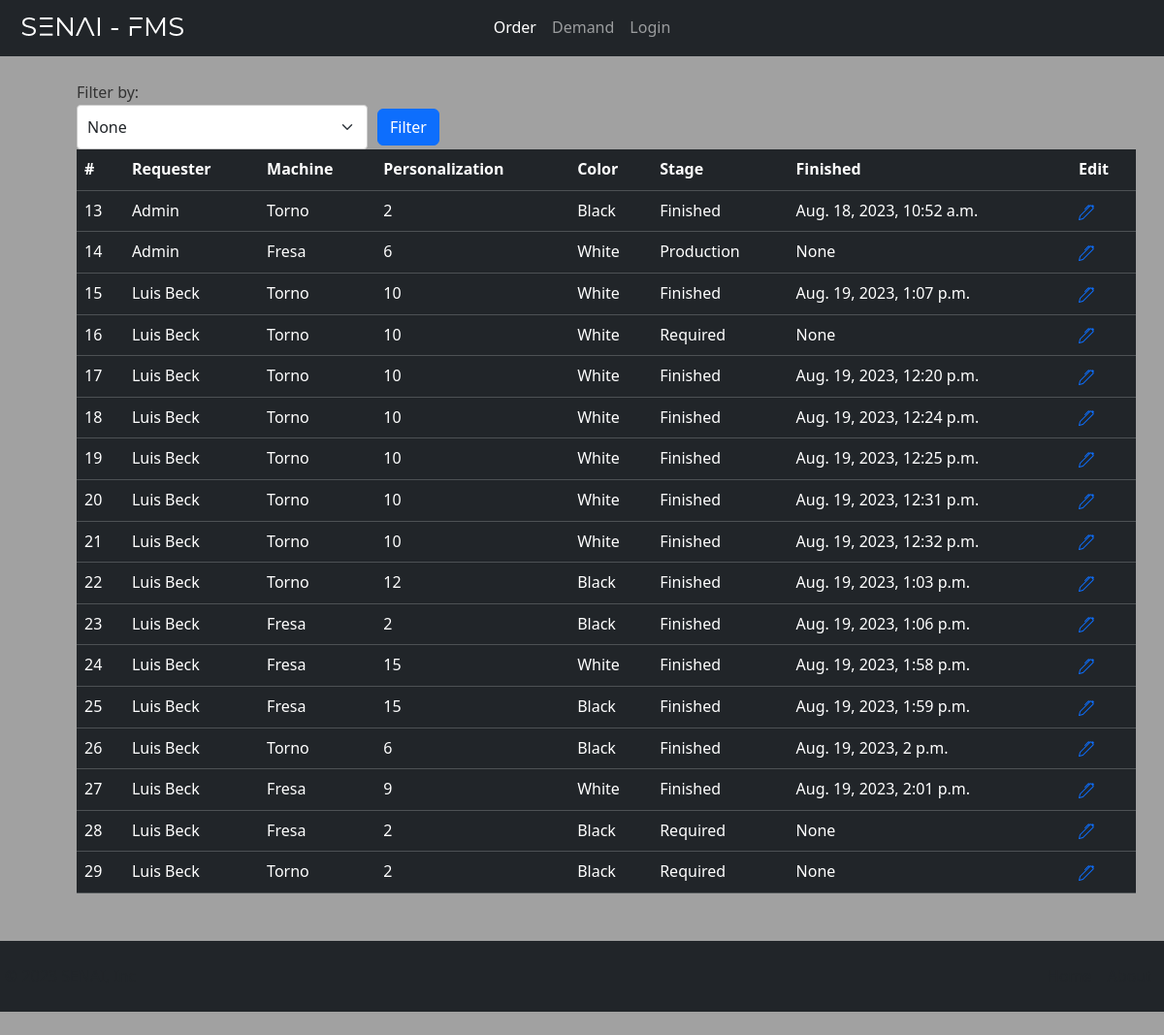
/demand/ (signed in), run on the app's committed database.
### core/models.py (models this page shows, shortened)
class Base(models.Model):
    create = models.DateTimeField(auto_now_add=True)
    modify = models.DateTimeField(auto_now_add=True)
    active = models.BooleanField(default=True)
    class Meta:
        abstract = True

class Order(Base):
    requester = models.ForeignKey(User, on_delete=models.SET('unknown'))
    machine = models.ForeignKey(Machine, on_delete=models.SET('unknown'))
    personalization = models.IntegerField()
    color = models.ForeignKey(Color, on_delete=models.SET('unknown'))
    STAGE_CHOICE = (('Required','Required'), ('Production','Production'), ('Finished','Finished'))
    stage = models.CharField(max_length=15, choices=STAGE_CHOICE, default=STAGE_CHOICE[0])
    finished = models.DateTimeField(blank=True, null=True)
    class Meta:
        verbose_name = 'Order'
        verbose_name_plural = 'Orders'

class Machine(Base):
    name = models.CharField(max_length=20)
    class Meta:
        verbose_name = 'Machine'
        verbose_name_plural = 'Machines'
    def __str__(self) -> str:
        return self.name

class Color(Base):
    name = models.CharField(max_length=15)
    class Meta:
        verbose_name = 'Color'
        verbose_name_plural = 'Colors'
    def __str__(self) -> str:
        return self.name

### core/views.py (the view)
# urls.py: path('demand/', DemandView.as_view(), name='demand'),
class DemandView(UserPassesTestMixin, TemplateView):
    template_name = 'demand.html'
    login_url = reverse_lazy('admin:index')
    def get_context_data(self, **kwargs):
        context = super(DemandView, self).get_context_data(**kwargs)
        queryset = Order.objects.all()
        selected_filter = self.request.GET.get('filter', None)
        if selected_filter:
            queryset = queryset.filter(machine=selected_filter)
        context['demand'] = queryset
        return context
    def test_func(self):
        return self.request.user.is_authenticated

### core/templates/demand.html
{% extends 'base.html' %}
{% load static %}
{% load bootstrap5 %}
{% block content %}
    <div class="container div-margin">
      {% include 'filter.html' %}
        <table class="table table-dark table-hover">
            <thead>
              <tr>
                <th scope="col">#</th>
                <th scope="col">Requester</th>
                <th scope="col">Machine</th>
                <th scope="col">Personalization</th>
                <th scope="col">Color</th>
                <th scope="col">Stage</th>
                <th scope="col">Finished</th>
                <th scope="col">Edit</th>
              </tr>
            </thead>
            <tbody>
                {% for request in demand %}
                    <tr>
                        <td>{{ request.id }}</td>
                        <td>{{ request.requester.first_name }}</td>
                        <td>{{ request.machine }}</td>
                        <td>{{ request.personalization }}</td>
                        <td>{{ request.color }}</td>
                        <td>{{ request.stage }}</td>
                        <td>{{ request.finished }}</td>
                        <td><a href="{% url 'order_edit' pk=request.id %}"> {% include 'edit_icon.html' %} </a></td>
                    </tr>
                {% endfor %}
            </tbody>
          </table>
    </div>
{% endblock  %}

### core/templates/edit_icon.html (shortened to what this page needs)
{% load bootstrap5 %}

### global/static/style/style.css (style rules this page uses)
body { height: 100%; width: 100%; margin: 0; padding: 0; background-color: #ffffff; color: #333333; line-height: 1.6; background-color: rgba(0, 0, 0, 0.37); }
.body-container { display: flex; flex-direction: column; min-height: 100vh; min-width: 100vh; }
.div-margin { margin: 25px; }

### data on the page
Order: id "13", requester.first_name "Admin", machine "Torno", personalization "2", color "Black", stage "Finished", finished "Aug. 18, 2023, 10:52 a.m."
Order: id "14", requester.first_name "Admin", machine "Fresa", personalization "6", color "White", stage "Production", finished "None"
Order: id "15", requester.first_name "Luis Beck", machine "Torno", personalization "10", color "White", stage "Finished", finished "Aug. 19, 2023, 1:07 p.m."
Order: id "16", requester.first_name "Luis Beck", machine "Torno", personalization "10", color "White", stage "Required", finished "None"
Order: id "17", requester.first_name "Luis Beck", machine "Torno", personalization "10", color "White", stage "Finished", finished "Aug. 19, 2023, 12:20 p.m."
Order: id "18", requester.first_name "Luis Beck", machine "Torno", personalization "10", color "White", stage "Finished", finished "Aug. 19, 2023, 12:24 p.m."
Order: id "19", requester.first_name "Luis Beck", machine "Torno", personalization "10", color "White", stage "Finished", finished "Aug. 19, 2023, 12:25 p.m."
Order: id "20", requester.first_name "Luis Beck", machine "Torno", personalization "10", color "White", stage "Finished", finished "Aug. 19, 2023, 12:31 p.m."
Order: id "21", requester.first_name "Luis Beck", machine "Torno", personalization "10", color "White", stage "Finished", finished "Aug. 19, 2023, 12:32 p.m."
Order: id "22", requester.first_name "Luis Beck", machine "Torno", personalization "12", color "Black", stage "Finished", finished "Aug. 19, 2023, 1:03 p.m."
Order: id "23", requester.first_name "Luis Beck", machine "Fresa", personalization "2", color "Black", stage "Finished", finished "Aug. 19, 2023, 1:06 p.m."
Order: id "24", requester.first_name "Luis Beck", machine "Fresa", personalization "15", color "White", stage "Finished", finished "Aug. 19, 2023, 1:58 p.m."
Order: id "25", requester.first_name "Luis Beck", machine "Fresa", personalization "15", color "Black", stage "Finished", finished "Aug. 19, 2023, 1:59 p.m."
Order: id "26", requester.first_name "Luis Beck", machine "Torno", personalization "6", color "Black", stage "Finished", finished "Aug. 19, 2023, 2 p.m."
Order: id "27", requester.first_name "Luis Beck", machine "Fresa", personalization "9", color "White", stage "Finished", finished "Aug. 19, 2023, 2:01 p.m."
Order: id "28", requester.first_name "Luis Beck", machine "Fresa", personalization "2", color "Black", stage "Required", finished "None"
Order: id "29", requester.first_name "Luis Beck", machine "Torno", personalization "2", color "Black", stage "Required", finished "None"
